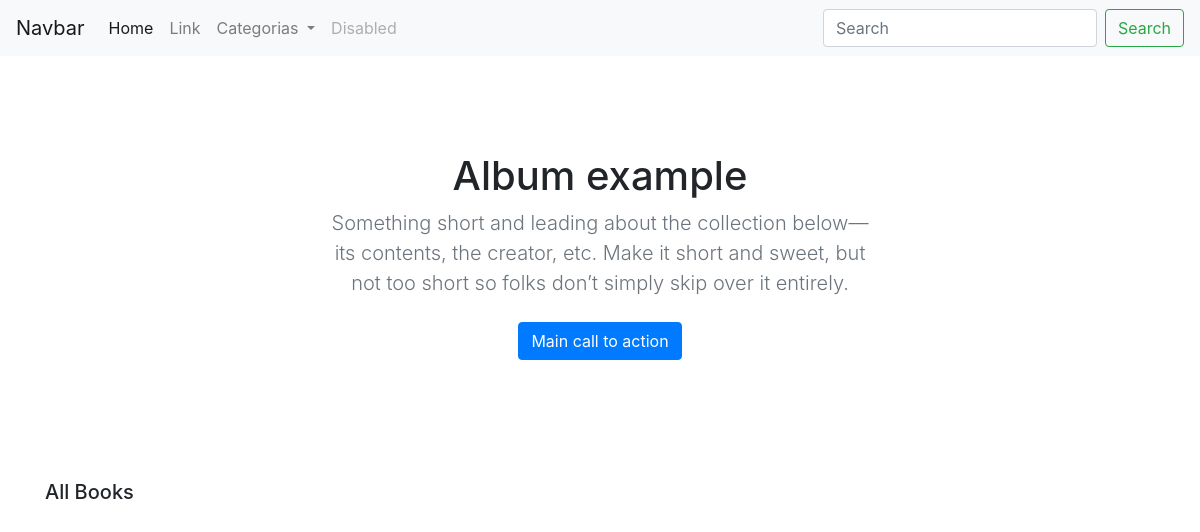
/, run on an earlier commit of the app's database.
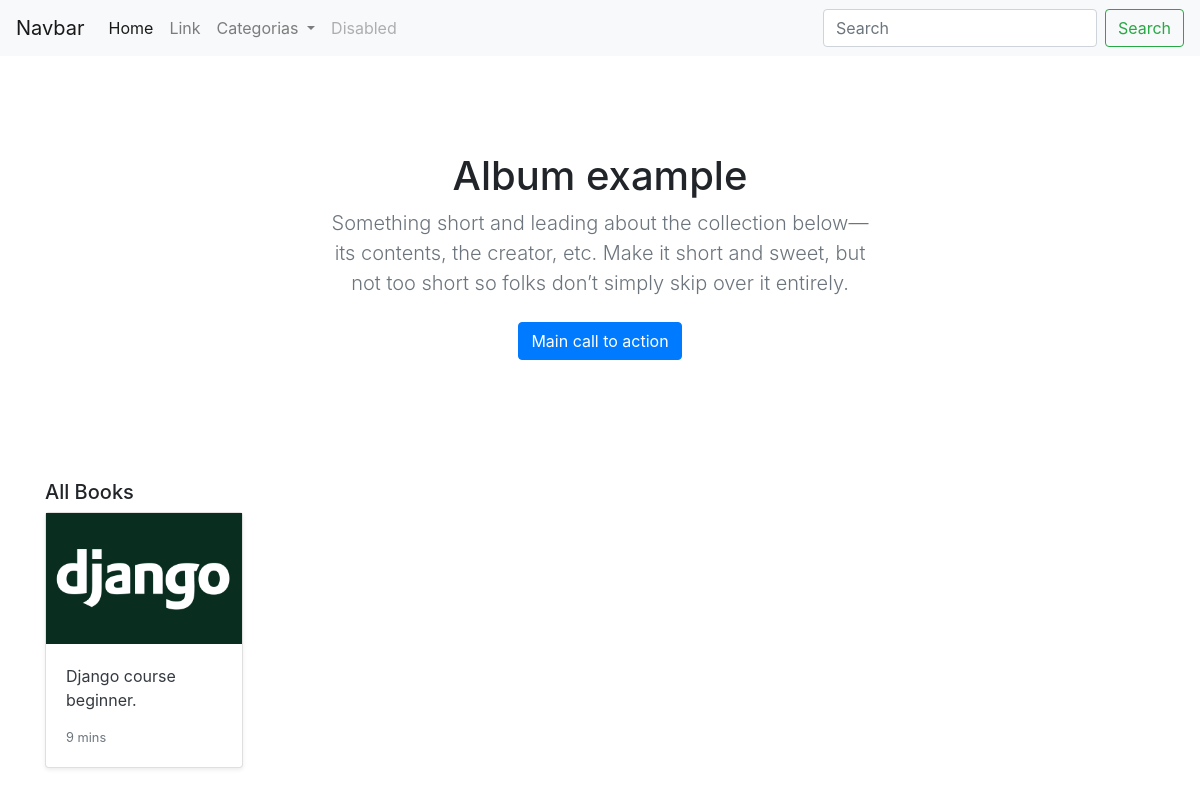
And on a later commit of the database.
### store/models.py (models this page shows, shortened)
class Product(models.Model):
	category = models.ForeignKey(Category, related_name='product', on_delete=models.CASCADE)
	created_by = models.ForeignKey(User, on_delete=models.CASCADE, related_name='product_creator')
	title = models.CharField(max_length=255)
	author = models.CharField(max_length=255, default='admin')
	description = models.TextField(blank=True)
	image = models.ImageField(upload_to='images/')
	slug = models.SlugField(max_length=255)
	price = models.DecimalField(max_digits=4, decimal_places=2)
	in_stock = models.BooleanField(default=True)
	is_active = models.BooleanField(default=True)
	created = models.DateTimeField(auto_now_add=True)
	updated = models.DateTimeField(auto_now_add=True)
	class Meta:
		verbose_name_plural = 'Products'
		ordering = ('-created',)
	def get_absolute_url(self):
		return reverse('store:product_detail', args=[self.slug])

### store/views.py (the view)
# urls.py: path('', views.all_products, name='all_products'),
def all_products(request):
	products = Product.objects.all()
	return render(request, 'store/home.html', {'products': products})

### store/views.py (called while the page is built)
def categories(request):
	categories_list = Category.objects.all()
	return {'categories': categories_list}

### templates/store/home.html (shortened to what this page needs)
{% extends './base.html' %}
{% load static %}
{% block content %}
    <section class="py-5 text-center container">
        <div class="row py-lg-5">
            <div class="col-lg-6 col-md-8 mx-auto">
                <h1 class="fw-light">Album example</h1>
                <p class="lead text-muted">Something short and leading about the collection below—its contents, the
                    creator, etc. Make it short and sweet, but not too short so folks don’t simply skip over it
                    entirely.</p>
                <p>
                    <a href="#" class="btn btn-primary my-2">Main call to action</a>
                </p>
            </div>
        </div>
    </section>
    <div class="container">
        <div class="pb3 h5">All Books</div>
        <div class="row row-cols-1 row-cols-sm-2 row-cols-md-5 g-3">
            {% for product in products %}
                <div class="col">
                    <div class="card shadow-sm">
                        <img class="img-fluid" src="{{ product.image.url }}" alt="Responsive Image">
                        <div class="card-body">
                            <p class="card-text">
                                <a href="{{ product.get_absolute_url }}" class="text-decoration-none text-dark">{{ product.title }}</a>
                            </p>
                            <div class="d-flex justify-content-between align-items-center">
                                <small class="text-muted">9 mins</small>
                            </div>
                        </div>
                    </div>
                </div>
            {% endfor %}
        </div>
    </div>
{% endblock %}

What changed in the data, as far as the page shows it:
added Product: image (picture), title "Django course beginner."
